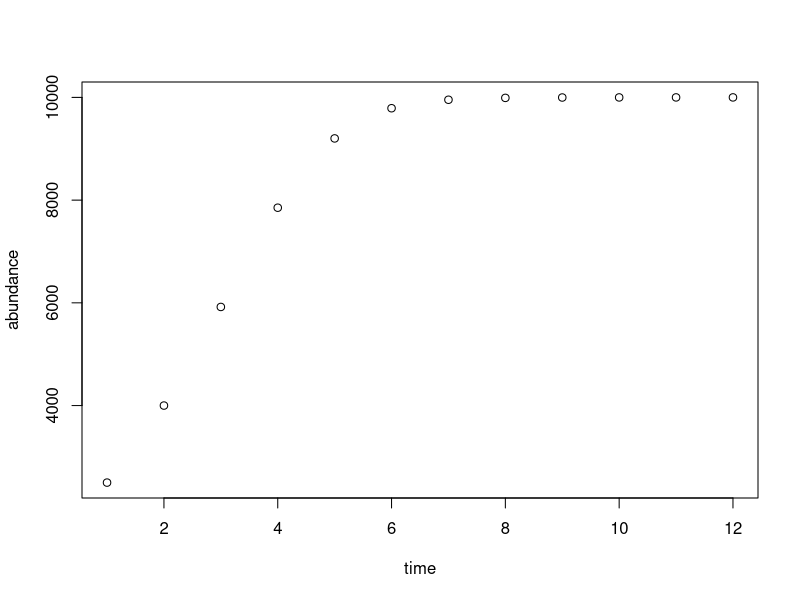

This figure's R source:
#title: Lab04 
#author: Deanna Payne
#date: 2/8/2019


##Part 1: Practice writing "for loops"
#1_print 'hi' to the console 10 times

for (i in seq(1,10))
  print("hi")

#2. amt little timmy has after 8 weeks

piggybank <- 10
allowance <- 5
gumcost <- 1.34
expenses <- 2 * gumcost

for ( i in seq(1,8)) {
  piggybank <- piggybank + allowance - expenses
  print(piggybank)}

#3 wild animal population shinkage after 7 years
shinkage <- .05
currentpopulation <- 2000

for ( i in seq(1,7)) {
  currentpopulation <- currentpopulation - (currentpopulation * shinkage)
  print(currentpopulation)}
  
#4

time <- seq(1:12)
#^year if a loop is equivalent to seq(1,12)
K <- 10000
#^pop carrying capacity
r <- .8
#^instrisic growth rate
population1 <- 2500
#^ n[1] initial population size at first time  = 2500

# n[t] = n[t-1] + ( r * n[t-1] * (K - n[t-1])/K )
# n[1] = n[0] + .8 * n[0] * (10000-n[0]/10000) = 2500
# n[0] + .8n[0] * ((10000/10000) * (-n[0]/10000)) = 2500
# 1n[0] + .8n[0] * (1 * (-n[0]/10000)) = 2500
# 1n[0] + .8 n[0] -.8 ((n[0]^2) /10000) = 2500
# (-.8/10000) n[0]^2 + 1.8 n[0] -2500 = 0
# quadratic formula : n[0] = 1487.19 or 21012.8 since it is a positive growth rate population increases each year indicating 1487.19 < 2500
population <- 1487.19

# prediction population12 ~ super close to the carrying capacity because of large (almost 1) growth rate~ 10000

for (i in seq(1,12)) {
  population <- population +  r * population * ((K - population)/K)
  print(population)
  }


##Part 2: Practice writing “for loops” AND practice storing the data produced by your loops in arrays.

#5a "rep" command of repeating 0s
a5 <- rep(0, 18)
a5

#5b: have sequence increase by 3
for (a5 in seq(1:18)) {
  a5 <- a5 * 3
  print(a5)
}

#5c: change the first digit in the sequence
a5 <- rep (0, 18)
c5 <- rep (1, 1)
line5c <- c(c5, a5)
line5c

#5c: 2nd try_ change the first digit in the sequence
c5 <- rep (0, 18)
c5[1] <- 1
c5

#5d: loop for [1 + (2 * previous entry)]
for (i in seq(2,18)) {
  c5[i] <- (1+ (2 * c5[i-1]))
  print(c5)
}

show(c5)

#6 fibonacci sequence
fib <- rep_len(1, 20)
fib[1] <- 0
fib[2] <- 1
fib

for(i in 3:20) {
  fib[i] <- fib[i-1] + fib[i-2]
  print(fib[i])
}

#7 Plot Question 4
#name vectors, time = years & abundance = population

abundance <- c(2500.003,
               4000.005,
               5920.005,
               7852.293,
               9201.447,
               9789.274,
               9954.302,
               9990.693,
               9998.132,
               9999.626,
               9999.925,
               9999.985)
plot(time , abundance)

